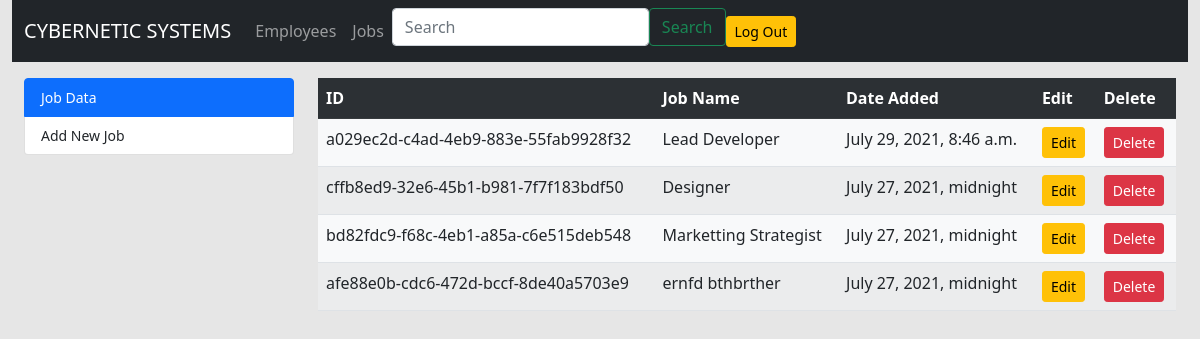
/joblist/ (signed in), run on the app's committed database.
### EmployeeMgt/models.py (models this page shows, shortened)
class Job(models.Model):
    id = models.UUIDField(primary_key=True,
                          default=uuid.uuid4,
                          editable=True)
    name = models.CharField(max_length=50)
    date = models.DateTimeField()

### EmployeeMgt/views.py (the view)
# urls.py: path('joblist/', JobList.as_view(), name='joblist'),
class JobList(LoginRequiredMixin, ListView):
    model = Job
    template_name = 'job-list.html'

### EmployeeMgt/templates/job-list.html (shortened to what this page needs)
{% extends 'base.html' %}
{% load static %}
{% block content %}
 <div class="container-fluid">
     <div class="row mt-3">
            <div class="col-lg-3 col-md-3">
              <div class="list-group small">
                <div class="list-group-item active">Job Data</div>
                <a class="list-group-item font-weight-bold text-dark mb-3" href="{% url 'EmployeeMgt:create_job' %}">Add
                    New
                    Job</a>
              </div>
            </div>
            <div class="col-lg-9 col-md-9">
              <table class="table table-striped table-hover bg-light">
                <tr class="table-dark ">
                  <th>ID</th>
                  <th>Job Name</th>
                  <th>Date Added</th>
                  <th>Edit</th>
                  <th>Delete</th>
                </tr>
                {% for job in object_list %}
                  <tr>
                    <td>{{ job.id }}</td>
                    <td>{{ job.name }}</td>
                    <td>{{ job.date }}</td>
                    <td><a href="{% url 'EmployeeMgt:edit_job' job.pk %}"
                           class="btn btn-warning btn-sm btn-block">Edit
                    </a></td>
                    <td><a href="{% url 'EmployeeMgt:delete_job' job.pk %}" class="btn btn-danger btn-sm btn-block"
                           onclick="confirm('Are you Sure you want to Delete \' {{ job.name }} \' ?');">Delete</a></td>
                  </tr>
                {% endfor %}
              </table>
            </div>
     </div>
 </div>
{% endblock %}

### EmployeeMgt/static/css/style.css (style rules this page uses)
* { margin: 0px; padding: 0px; box-sizing: border-box; min-height: 100%vh; }
body { background-color: #e6e6e6; }

### data on the page
Job: id "a029ec2d-c4ad-4eb9-883e-55fab9928f32", name "Lead Developer", date "July 29, 2021, 8:46 a.m."
Job: id "cffb8ed9-32e6-45b1-b981-7f7f183bdf50", name "Designer", date "July 27, 2021, midnight"
Job: id "bd82fdc9-f68c-4eb1-a85a-c6e515deb548", name "Marketting Strategist", date "July 27, 2021, midnight"
Job: id "afe88e0b-cdc6-472d-bccf-8de40a5703e9", name "ernfd bthbrther", date "July 27, 2021, midnight"
